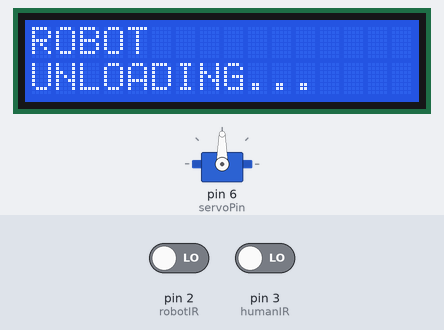
Bench run of a sketch on a simulated Arduino Uno, built with avr-gcc and run on an emulated ATmega328P. Parts: servo, 16×2 character LCD. Inputs (shaded band) come from the test bench; at power-on: pin 2 (robotIR) LOW, pin 3 (humanIR) LOW.

Above: at 3.2 s.
3.3 s: pin 2 (robotIR) driven HIGH
At 6.1 s:
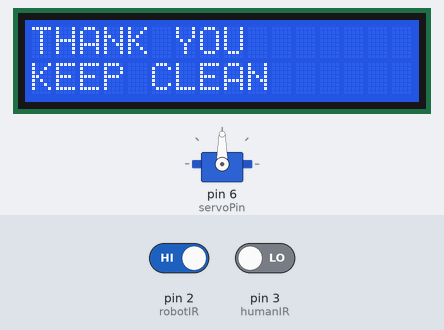
9.6 s: pin 3 (humanIR) driven HIGH
At 11.5 s:
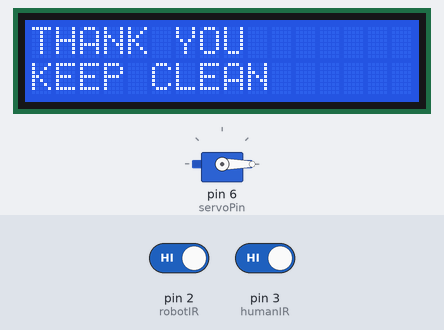
13.4 s: pin 3 (humanIR) driven LOW
At 14.6 s:
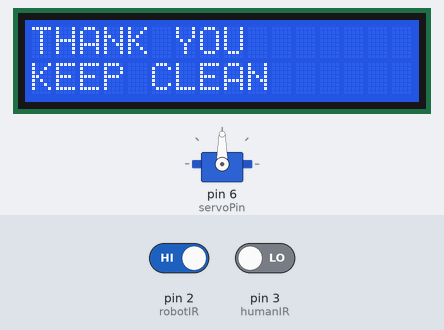
20.9 s: pin 2 (robotIR) driven LOW
At 23.8 s:
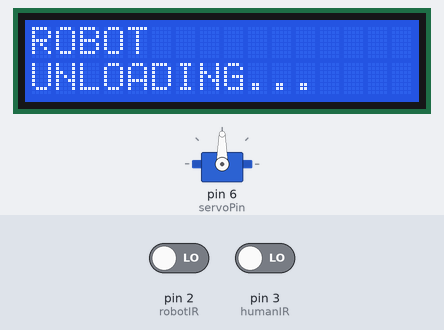
Timing chart, 0 to 29.5 s (numbered marks = the images above; inputs shaded):
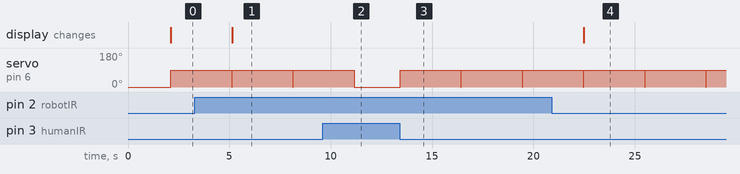

The sketch:

Bin_Code.ino
```cpp
#include <Servo.h>
#include <Wire.h>
#include <LiquidCrystal_I2C.h>

// LCD setup (address may be 0x27 or 0x3F)
LiquidCrystal_I2C lcd(0x27, 16, 2);

Servo binServo;

// Pin definitions
const int robotIR = 2;
const int humanIR = 3;
const int servoPin = 6;

// Servo angles
const int CLOSED = 0;
const int OPEN = 90;

void setup() {
  pinMode(robotIR, INPUT);
  pinMode(humanIR, INPUT);

  binServo.attach(servoPin);
  binServo.write(CLOSED);

  lcd.init();
  lcd.backlight();

  lcd.setCursor(0, 0);
  lcd.print("SMART FLORAL");
  lcd.setCursor(0, 1);
  lcd.print("WASTE BIN");

  delay(2000);
  lcd.clear();
}

void loop() {

  // Read IR sensors
  bool robotDetected = (digitalRead(robotIR) == LOW);
  bool humanDetected = (digitalRead(humanIR) == LOW);

  // ROBOT HAS PRIORITY
  if (robotDetected) {
    openBin();
    lcd.clear();
    lcd.setCursor(0, 0);
    lcd.print("ROBOT");
    lcd.setCursor(0, 1);
    lcd.print("UNLOADING...");
    delay(3000);
    closeBin();
  }

  // HUMAN DISPOSAL
  else if (humanDetected) {
    openBin();
    lcd.clear();
    lcd.setCursor(0, 0);
    lcd.print("THANK YOU");
    lcd.setCursor(0, 1);
    lcd.print("KEEP CLEAN");
    delay(3000);
    closeBin();
  }

  else {
    closeBin();
  }
}

void openBin() {
  binServo.write(OPEN);
}

void closeBin() {
  binServo.write(CLOSED);
}
```

Measured:
- after the input at 3.3 s, the display: changes after 1.8 s (image 1)
- after the input at 9.6 s, servo on pin 6 (servoPin): goes on until 11.2 s, then stays 0°
- after the input at 13.4 s, servo on pin 6 (servoPin): 0° → 90° at once
- after the input at 20.9 s, the display: changes after 1.6 s (image 4)
- by itself, servo on pin 6 (servoPin): alternates 90° for 3.0 s and 0° for 0.02 s
